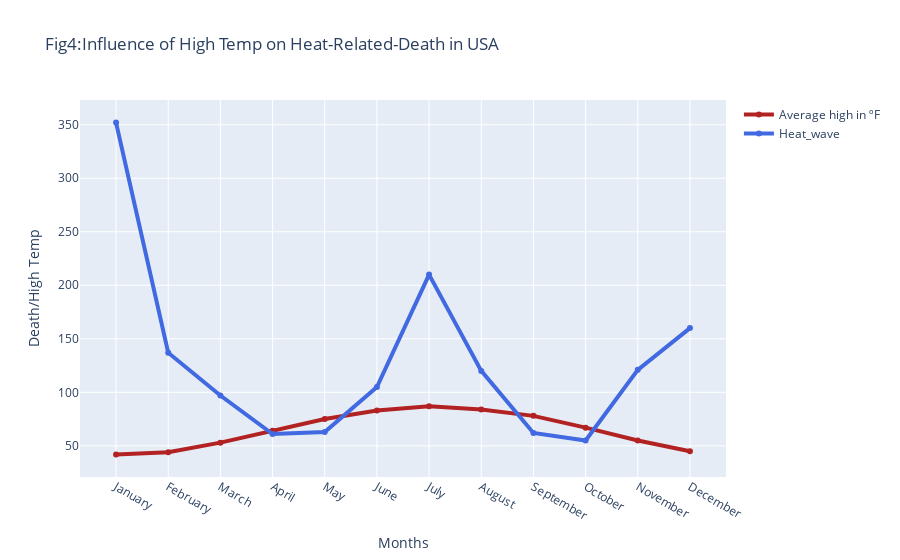

Notebook code for this chart:
### Code cell
fig1 = go.Figure()
fig1.add_trace(go.Scatter(x= new_table['Month'], y = USA_Climate['Average high in ºF '], name = 'Average high in ºF ', line=dict(color='firebrick',width=4)))

fig1.add_trace(go.Scatter(x= new_table['Month'], y = new_table['Heat_wave'], name = 'Heat_wave', line=dict(color='royalblue',width=4)))
fig1.update_layout(title='Fig4:Influence of High Temp on Heat-Related-Death in USA',xaxis_title ='Months', yaxis_title='Death/High Temp')
fig1.show()

### Figure 1 — Plotly figure (JSON) as saved in the notebook; plotly's stock layout.template omitted (floating-point values rounded to 4 significant figures)
{"data": [{"line": {"color": "firebrick", "width": 4}, "name": "Average high in ºF ", "type": "scatter", "x": ["January", "February", "March", "April", "May", "June", "July", "August", "September", "October", "November", "December"], "y": ["42", "44", "53", "64", "75", "83", "87", "84", "78", "67", "55", "45"]}, {"line": {"color": "royalblue", "width": 4}, "name": "Heat_wave", "type": "scatter", "x": ["January", "February", "March", "April", "May", "June", "July", "August", "September", "October", "November", "December"], "y": ["352", "137", "97", "61", "63", "105", "210", "120", "62", "55", "121", "160"]}], "layout": {"title": {"text": "Fig4:Influence of High Temp on Heat-Related-Death in USA"}, "xaxis": {"title": {"text": "Months"}}, "yaxis": {"title": {"text": "Death/High Temp"}}}}
